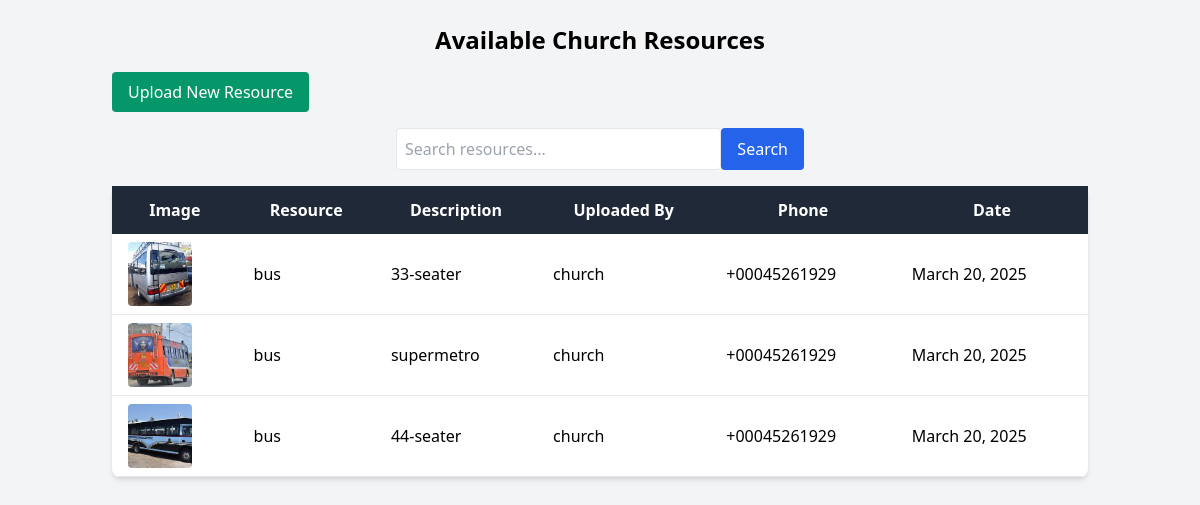
Page /churches/resources.php on the committed database.
### tables this page shows
CREATE TABLE `resources` (
  `id` int(11) NOT NULL,
  `resource_name` varchar(255) NOT NULL,
  `description` text NOT NULL,
  `uploaded_by` varchar(255) NOT NULL,
  `phone` varchar(15) NOT NULL,
  `image` varchar(255) DEFAULT NULL,
  `upload_date` timestamp NOT NULL DEFAULT current_timestamp()
);

### churches/resources.php (the view, shortened to what this page needs)
<?php
include_once 'connect.php';
$search = isset($_GET['search']) ? mysqli_real_escape_string($conn, $_GET['search']) : '';
$limit = 5;
$page = isset($_GET['page']) ? (int)$_GET['page'] : 1;
$offset = ($page - 1) * $limit;
$query = "SELECT * FROM resources WHERE resource_name LIKE '%$search%' OR uploaded_by LIKE '%$search%' ORDER BY upload_date DESC LIMIT $limit OFFSET $offset";
$result = mysqli_query($conn, $query);
$resources = [];
while ($row = mysqli_fetch_assoc($result)) {
    $resources[] = $row;
}
?>
<!DOCTYPE html>
<html lang="en">
<head>
    <link href="https://cdn.jsdelivr.net/npm/tailwindcss@2.2.19/dist/tailwind.min.css" rel="stylesheet">
</head>
<body class="bg-gray-100">
    <div class="container mx-auto p-6">
        <h1 class="text-2xl font-bold mb-4 text-center">Available Church Resources</h1>
        <a href="upload_resource.php" class="px-4 py-2 bg-green-600 text-white rounded mb-4 inline-block">Upload New Resource</a>
        <form method="GET" class="mb-4 flex justify-center">
            <input type="text" name="search" placeholder="Search resources..." class="p-2 border rounded w-1/3">
            <button type="submit" class="px-4 py-2 bg-blue-600 text-white rounded">Search</button>
        </form>
        <table class="w-full bg-white shadow-md rounded-lg">
            <thead>
                <tr class="bg-gray-800 text-white">
                    <th class="py-3 px-4">Image</th>
                    <th class="py-3 px-4">Resource</th>
                    <th class="py-3 px-4">Description</th>
                    <th class="py-3 px-4">Uploaded By</th>
                    <th class="py-3 px-4">Phone</th>
                    <th class="py-3 px-4">Date</th>
                </tr>
            </thead>
            <tbody>
                <?php if (!empty($resources)): ?>
                    <?php foreach ($resources as $resource): ?>
                        <tr class="border-b hover:bg-gray-100">
                            <td class="py-2 px-4">
                                <img src="<?php echo htmlspecialchars($resource['image']); ?>" alt="Resource Image" class="w-16 h-16 object-cover rounded">
                            </td>
                            <td class="py-2 px-4"><?php echo htmlspecialchars($resource['resource_name']); ?></td>
                            <td class="py-2 px-4"><?php echo htmlspecialchars($resource['description']); ?></td>
                            <td class="py-2 px-4"><?php echo htmlspecialchars($resource['uploaded_by']); ?></td>
                            <td class="py-2 px-4"><?php echo htmlspecialchars($resource['phone']); ?></td>
                            <td class="py-2 px-4"><?php echo date('F j, Y', strtotime($resource['upload_date'])); ?></td>
                        </tr>
                    <?php endforeach; ?>
                <?php else: ?>
                    <tr>
                        <td colspan="6" class="py-3 text-center">No resources available.</td>
                    </tr>
                <?php endif; ?>
            </tbody>
        </table>
    </div>
</body>
</html>

### rows in the picture
resources: image (picture), resource_name "bus", description "33-seater", uploaded_by "church", phone "+00045261929", upload_date "March 20, 2025"
resources: image (picture), resource_name "bus", description "supermetro", uploaded_by "church", phone "+00045261929", upload_date "March 20, 2025"
resources: image (picture), resource_name "bus", description "44-seater", uploaded_by "church", phone "+00045261929", upload_date "March 20, 2025"
